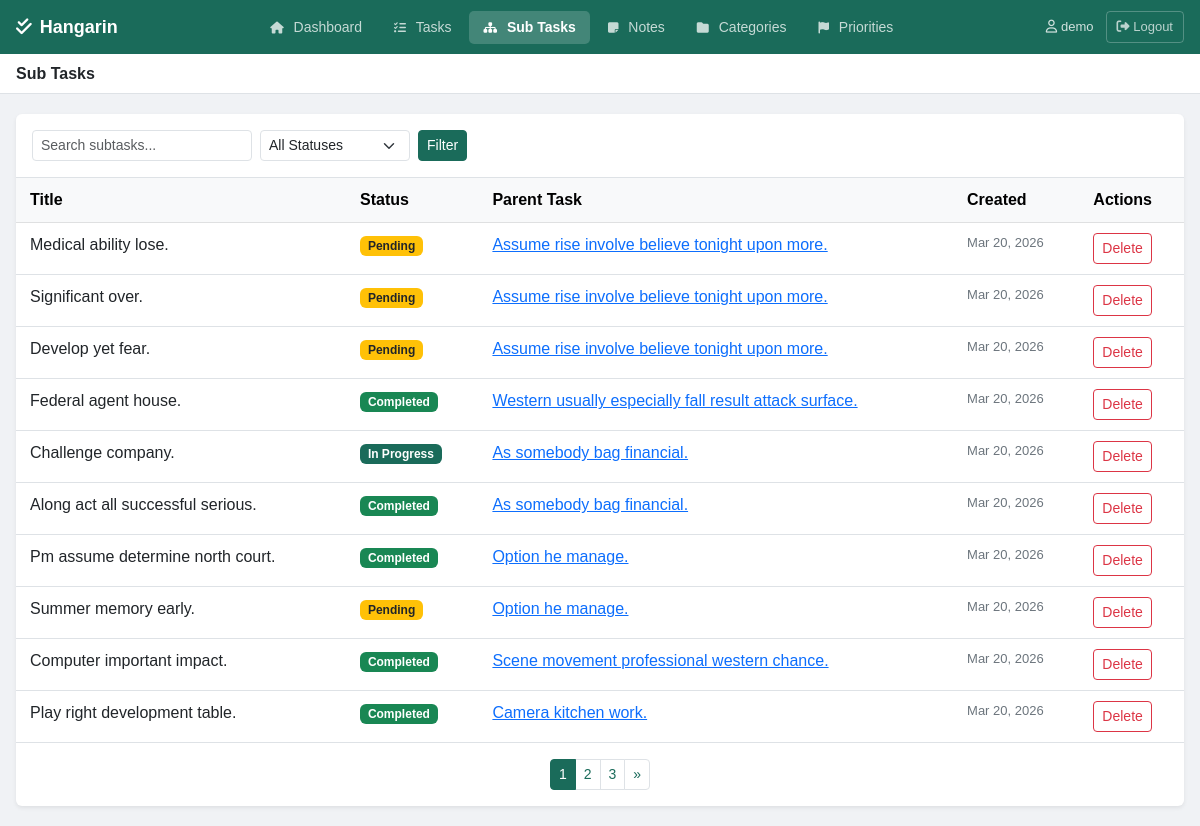
Page /subtasks/ (signed in) on the committed database.
### tasks/models.py (models this page shows, shortened)
class BaseModel(models.Model):
    created_at = models.DateTimeField(auto_now_add=True)
    updated_at = models.DateTimeField(auto_now=True)
    class Meta:
        abstract = True

class SubTask(BaseModel):
    STATUS_CHOICES = [
        ("Pending", "Pending"),
        ("In Progress", "In Progress"),
        ("Completed", "Completed"),
    ]
    parent_task = models.ForeignKey(Task, on_delete=models.CASCADE, related_name='subtasks')
    title = models.CharField(max_length=255)
    status = models.CharField(
        max_length=50,
        choices=STATUS_CHOICES,
        default="Pending"
    )
    class Meta:
        verbose_name = "SubTask"
        verbose_name_plural = "SubTasks"

class Task(BaseModel):
    STATUS_CHOICES = [
        ("Pending", "Pending"),
        ("In Progress", "In Progress"),
        ("Completed", "Completed"),
    ]
    title = models.CharField(max_length=255)
    description = models.TextField(blank=True, null=True)
    deadline = models.DateTimeField(blank=True, null=True)
    status = models.CharField(
        max_length=50,
        choices=STATUS_CHOICES,
        default="Pending"
    )
    category = models.ForeignKey(Category, on_delete=models.SET_NULL, null=True, blank=True)
    priority = models.ForeignKey(Priority, on_delete=models.SET_NULL, null=True, blank=True)
    user = models.ForeignKey(User, on_delete=models.CASCADE, null=True, blank=True)
    class Meta:
        verbose_name = "Task"
        verbose_name_plural = "Tasks"

### tasks/views.py (the view)
# urls.py: path('subtasks/', views.subtask_list, name='subtask_list'),
@login_required
def subtask_list(request):
    subtasks = SubTask.objects.filter(parent_task__user=request.user)
    query = request.GET.get('q', '')
    if query:
        subtasks = subtasks.filter(title__icontains=query)
    status_filter = request.GET.get('status', '')
    if status_filter:
        subtasks = subtasks.filter(status=status_filter)
    paginator = Paginator(subtasks, 10)
    page_obj = paginator.get_page(request.GET.get('page'))
    return render(request, 'tasks/subtask_list.html', {
        'page_obj': page_obj,
        'query': query,
        'status_filter': status_filter,
        'active_page': 'subtasks',
    })

### templates/tasks/subtask_list.html (shortened to what this page needs)
{% extends 'tasks/base.html' %}
{% block page_title %}Sub Tasks{% endblock %}
{% block content %}
<div class="card border-0 shadow-sm">
    <div class="card-body p-0">
        <div class="p-3 border-bottom d-flex gap-2 align-items-center">
            <form method="get" class="d-flex gap-2 align-items-center flex-wrap">
                <input type="text" name="q" value="{{ query }}" placeholder="Search subtasks..." class="form-control form-control-sm" style="width:220px;">
                <select name="status" class="form-select form-select-sm" style="width:150px;" onchange="this.form.submit()">
                    <option value="">All Statuses</option>
                </select>
                <button type="submit" class="btn btn-primary btn-sm">Filter</button>
            </form>
        </div>
        {% if page_obj.object_list %}
        <table class="table table-hover mb-0">
            <thead class="table-light">
                <tr>
                    <th>Title</th>
                    <th>Status</th>
                    <th>Parent Task</th>
                    <th>Created</th>
                    <th>Actions</th>
                </tr>
            </thead>
            <tbody>
                {% for subtask in page_obj %}
                <tr>
                    <td>{{ subtask.title }}</td>
                    <td>
                        {% if subtask.status == 'Completed' %}
                            <span class="badge bg-success">Completed</span>
                        {% elif subtask.status == 'In Progress' %}
                            <span class="badge bg-primary">In Progress</span>
                        {% else %}
                            <span class="badge bg-warning text-dark">Pending</span>
                        {% endif %}
                    </td>
                    <td>
                        <a href="{% url 'task_detail' subtask.parent_task.pk %}">{{ subtask.parent_task.title }}</a>
                    </td>
                    <td style="font-size:13px; color:#6c757d;">{{ subtask.created_at|date:"M d, Y" }}</td>
                    <td>
                        <form method="post" action="{% url 'subtask_delete' subtask.pk %}" style="display:inline;">
                            <button type="submit" class="btn btn-outline-danger btn-sm" onclick="return confirm('Delete this subtask?')">Delete</button>
                        </form>
                    </td>
                </tr>
                {% endfor %}
            </tbody>
        </table>
        {% if page_obj.has_other_pages %}
        <div class="d-flex justify-content-center p-3">
            <nav>
                <ul class="pagination pagination-sm mb-0">
                    {% for num in page_obj.paginator.page_range %}
                        {% if page_obj.number == num %}
                        <li class="page-item active"><span class="page-link">{{ num }}</span></li>
                        {% elif num > page_obj.number|add:'-3' and num < page_obj.number|add:'3' %}
                        <li class="page-item"><a class="page-link" href="?page={{ num }}&q={{ query }}&status={{ status_filter }}">{{ num }}</a></li>
                        {% endif %}
                    {% endfor %}
                    {% if page_obj.has_next %}
                    <li class="page-item"><a class="page-link" href="?page={{ page_obj.next_page_number }}&q={{ query }}&status={{ status_filter }}">»</a></li>
                    {% endif %}
                </ul>
            </nav>
        </div>
        {% endif %}
        {% else %}
        <div class="text-center py-5 text-muted">
            <i class="fa-solid fa-list fa-2x mb-3 opacity-25"></i>
            <p>No subtasks found.</p>
        </div>
        {% endif %}
    </div>
</div>
{% endblock %}

### templates/tasks/base.html (shortened to what this page needs)
{% load pwa %}
{% load static %}
<!DOCTYPE html>
<html lang="en">
<head>
    <link href="https://cdn.jsdelivr.net/npm/bootstrap@5.3.0/dist/css/bootstrap.min.css" rel="stylesheet">
    <link rel="stylesheet" href="https://cdnjs.cloudflare.com/ajax/libs/font-awesome/6.5.0/css/all.min.css">
</head>
<body>
<div class="top-navbar">
    <a href="{% url 'dashboard' %}" class="brand">
        <i class="fa-solid fa-check-double"></i> Hangarin
    </a>
    <nav class="desktop-nav">
        <a href="{% url 'dashboard' %}" class="nav-item {% if active_page == 'dashboard' %}active{% endif %}">
            <i class="fa-solid fa-house"></i> Dashboard
        </a>
        <a href="{% url 'task_list' %}" class="nav-item {% if active_page == 'tasks' %}active{% endif %}">
            <i class="fa-solid fa-list-check"></i> Tasks
        </a>
        <a href="{% url 'subtask_list' %}" class="nav-item {% if active_page == 'subtasks' %}active{% endif %}">
            <i class="fa-solid fa-sitemap"></i> Sub Tasks
        </a>
        <a href="{% url 'note_list' %}" class="nav-item {% if active_page == 'notes' %}active{% endif %}">
            <i class="fa-solid fa-note-sticky"></i> Notes
        </a>
        <a href="{% url 'category_list' %}" class="nav-item {% if active_page == 'categories' %}active{% endif %}">
            <i class="fa-solid fa-folder"></i> Categories
        </a>
        <a href="{% url 'priority_list' %}" class="nav-item {% if active_page == 'priorities' %}active{% endif %}">
            <i class="fa-solid fa-flag"></i> Priorities
        </a>
    </nav>
    <div class="user-area desktop-user">
        {% if user.is_authenticated %}
        <span><i class="fa-regular fa-user" style="margin-right:4px;"></i>{{ user.username }}</span>
        <a href="{% url 'logout' %}" class="logout-btn">
            <i class="fa-solid fa-right-from-bracket"></i> Logout
        </a>
        {% endif %}
    </div>
</div>
<div class="subbar">
    <h5>{% block page_title %}Dashboard{% endblock %}</h5>
</div>
<div class="content-area">
    {% block content %}{% endblock %}
</div>
</body>
</html>

### templates/tasks/base.html (style rules this page uses)
body { background-color: #f0f2f5; font-family: Arial, sans-serif; min-height: 100vh; }
.top-navbar { background-color: #1a6b5a; padding: 0 16px; height: 54px; display: flex; align-items: center; justify-content: space-between; position: sticky; top: 0; z-index: 1000; }
.top-navbar .brand { color: white; font-size: 18px; font-weight: 700; text-decoration: none; display: flex; align-items: center; gap: 8px; }
.desktop-nav { display: flex; align-items: center; gap: 4px; }
.desktop-nav .nav-item { color: rgba(255,255,255,0.75); text-decoration: none; padding: 6px 14px; border-radius: 5px; font-size: 14px; transition: all 0.15s; white-space: nowrap; }
.desktop-nav .nav-item.active { background-color: rgba(255,255,255,0.18); color: white; font-weight: 600; }
.desktop-nav .nav-item i { margin-right: 6px; font-size: 12px; }
.user-area { display: flex; align-items: center; gap: 12px; color: rgba(255,255,255,0.8); font-size: 13px; }
.logout-btn { color: rgba(255,255,255,0.7); text-decoration: none; font-size: 13px; padding: 5px 10px; border: 1px solid rgba(255,255,255,0.25); border-radius: 4px; transition: all 0.15s; background: transparent; cursor: pointer; font-family: Arial, sans-serif; }
.subbar { background-color: white; border-bottom: 1px solid #dee2e6; padding: 10px 16px; display: flex; justify-content: space-between; align-items: center; }
.subbar h5 { margin: 0; font-size: 16px; font-weight: 600; color: #212529; }
.content-area { padding: 20px 16px; max-width: 1200px; }
.btn-primary { background-color: #1a6b5a; border-color: #1a6b5a; }
.badge.bg-primary { background-color: #1a6b5a !important; }
.page-item.active .page-link { background-color: #1a6b5a; border-color: #1a6b5a; }
.page-link { color: #1a6b5a; }
.table > :not(caption) > * > * { padding: 10px 14px; }

### rows in the picture
SubTask: title "Medical ability lose.", status "Pending", parent_task "Assume rise involve believe tonight upon more.", created_at "Mar 20, 2026"
SubTask: title "Significant over.", status "Pending", parent_task "Assume rise involve believe tonight upon more.", created_at "Mar 20, 2026"
SubTask: title "Develop yet fear.", status "Pending", parent_task "Assume rise involve believe tonight upon more.", created_at "Mar 20, 2026"
SubTask: title "Federal agent house.", status "Completed", parent_task "Western usually especially fall result attack surface.", created_at "Mar 20, 2026"
SubTask: title "Challenge company.", status "In Progress", parent_task "As somebody bag financial.", created_at "Mar 20, 2026"
SubTask: title "Along act all successful serious.", status "Completed", parent_task "As somebody bag financial.", created_at "Mar 20, 2026"
SubTask: title "Pm assume determine north court.", status "Completed", parent_task "Option he manage.", created_at "Mar 20, 2026"
SubTask: title "Summer memory early.", status "Pending", parent_task "Option he manage.", created_at "Mar 20, 2026"
SubTask: title "Computer important impact.", status "Completed", parent_task "Scene movement professional western chance.", created_at "Mar 20, 2026"
SubTask: title "Play right development table.", status "Completed", parent_task "Camera kitchen work.", created_at "Mar 20, 2026"

### other values in the picture
{{ user.username }} "demo"
{{ num }} "1"
{{ num }} "2" "3"
